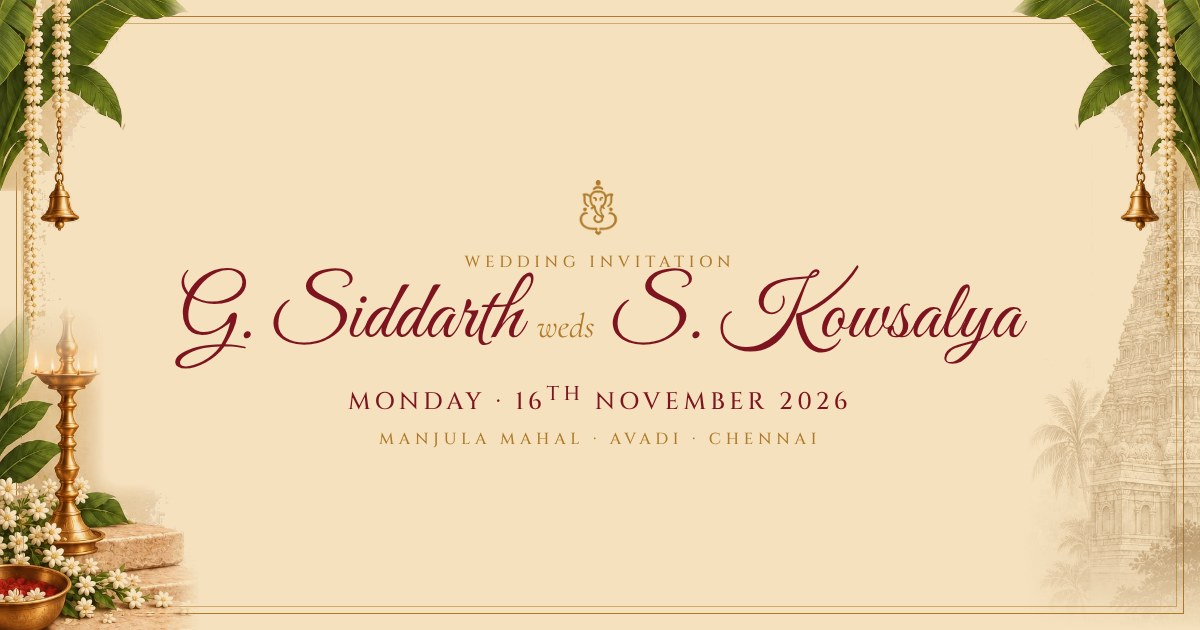
#> input picture og.jpg, 1200 x 630 px
$ python extract_assets.py ../og.jpg ../og.jpg
#> lines starting #> are read from the running program, lines starting #| are printed output that depends on the picture
from PIL import Image, ImageFilter
import numpy as np, sys
SRC, OUT = sys.argv[1], sys.argv[2]
a = np.asarray(Image.open(SRC).convert('RGB')).astype(float)
for x0, x1 in [(33, 36), (170, 175), (849, 854), (988, 992)]:   # remove thin gold frame lines
    L, R = a[:, x0-3], a[:, x1+3]
    for i, x in enumerate(range(x0, x1+1)):
        t = (i+1)/(x1-x0+2)
        line = a[:, x].mean(1) < a[:, x0-3].mean(1) - 10
        a[line, x] = (L*(1-t) + R*t)[line]
CREAM = np.array([245, 225, 190.])

def soft(mask, r=10):
#> called with r = 5
    im = Image.fromarray((mask*255).astype(np.uint8)).filter(ImageFilter.GaussianBlur(r))
    return np.asarray(im).astype(float)/255

def cut(rgb, keep, lo=14, hi=40):
    d = np.abs(rgb - CREAM).max(2)
    al = np.clip((d-lo)/(hi-lo), 0, 1) * keep
    fg = CREAM + (rgb-CREAM)/np.maximum(np.clip((d-lo)/(hi-lo), 0, 1), 1e-3)[..., None]
    return np.dstack([np.clip(fg, 0, 255), al*255]).astype(np.uint8)

def edge_fade(h, w, top=0, bottom=0, left=0, right=0):
#> called with h = 620, w = 335, top = 0, bottom = 60, left = 0, right = 45
    yy, xx = np.mgrid[0:h, 0:w].astype(float)
    f = np.ones((h, w))
    if top: f *= np.clip(yy/top, 0, 1)
    if bottom: f *= np.clip((h-1-yy)/bottom, 0, 1)
    if left: f *= np.clip(xx/left, 0, 1)
    if right: f *= np.clip((w-1-xx)/right, 0, 1)
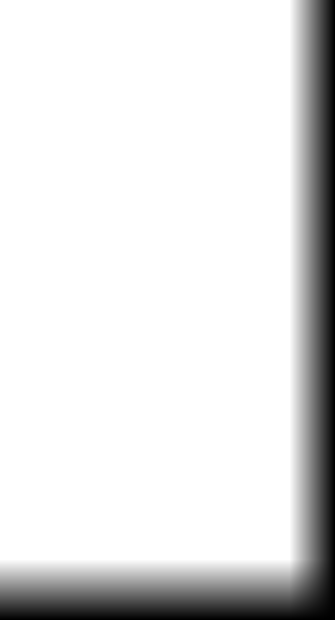
#> f: shape (620, 335) float64; min 0, max 1, mean 0.886
    return f

def save(arr, name, scale=1):
    im = Image.fromarray(arr, 'RGBA')
    if scale != 1: im = im.resize((int(im.width*scale), int(im.height*scale)), Image.LANCZOS)
    im.save(f'{OUT}/{name}.png', optimize=True)

# garland + bell
h, w = 620, 335
yy, xx = np.mgrid[0:h, 0:w]
erase = ((xx > 220) & (yy > 112)) | ((xx > 148) & (yy > 228)) | ((xx < 37) & (yy > 335))
keep = soft(1-erase, 5) * (1 - erase) * edge_fade(h, w, bottom=60, right=45)
save(cut(a[0:h, 0:w], keep, lo=np.where(yy > 300, 42, 26), hi=np.where(yy > 300, 62, 48)), 'garland')
#> in cut, `al = np.clip((d-lo)/(hi-lo), 0, 1) * keep`:
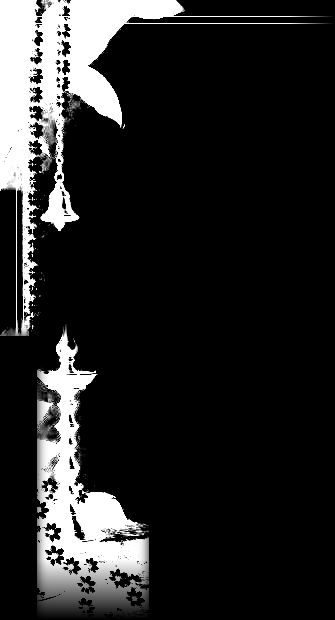
#> al: shape (620, 335) float64; min 0, max 1, mean 0.147
#> in cut, `fg = CREAM + (rgb-CREAM)/np.maximum(np.clip((d-lo)/(hi-lo), 0, 1), 1e-..`:
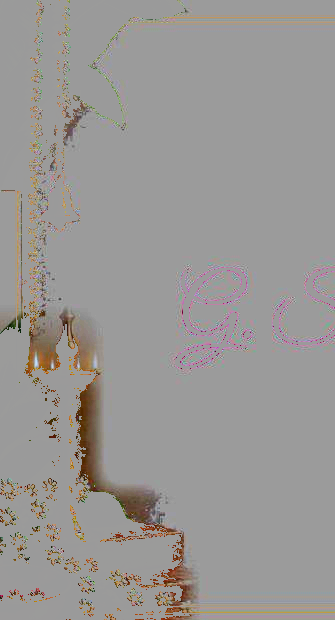
#> fg: shape (620, 335, 3) float64; mean of channels 0, 1, 2 -120.7, -857.3, -1435.1; drawn with min black and max white

# lamp + flowers + steps
h, w = 536, 330
yy, xx = np.mgrid[0:h, 0:w]
erase = (xx > 166) & (yy < 300)
keep = np.clip(soft(1-erase, 16)*1.6-0.6, 0, 1) * edge_fade(h, w, top=150, right=60)
#> call 2 of edge_fade, with h = 536, w = 330, top = 150, bottom = 0, left = 0, right = 60
#> in edge_fade (call 2), `yy, xx = np.mgrid[0:h, 0:w].astype(float)`:
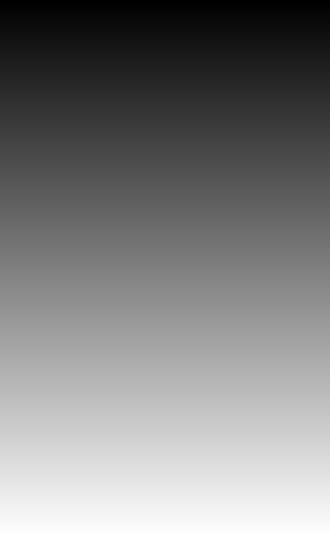
#> yy: shape (536, 330) float64; min 0, max 535, mean 267.5; drawn with min black and max white
#> in edge_fade (call 2), `yy, xx = np.mgrid[0:h, 0:w].astype(float)`:
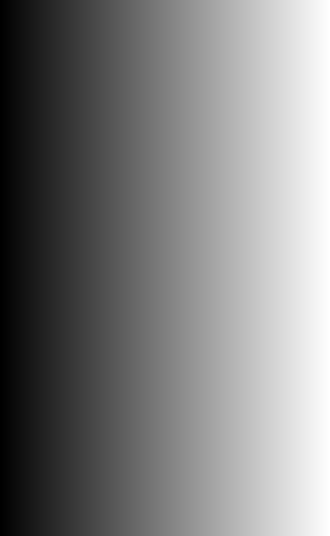
#> xx: shape (536, 330) float64; min 0, max 329, mean 164.5; drawn with min black and max white
#> in edge_fade (call 2), `if right: f *= np.clip((w-1-xx)/right, 0, 1)`:
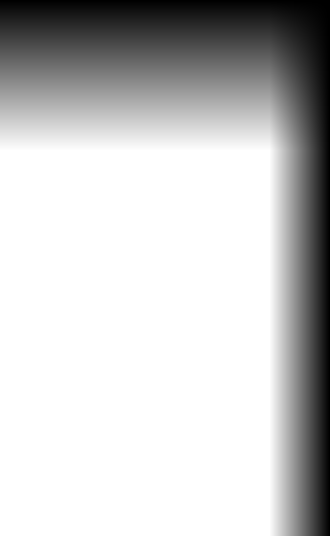
#> f: shape (536, 330) float64; min 0, max 1, mean 0.78
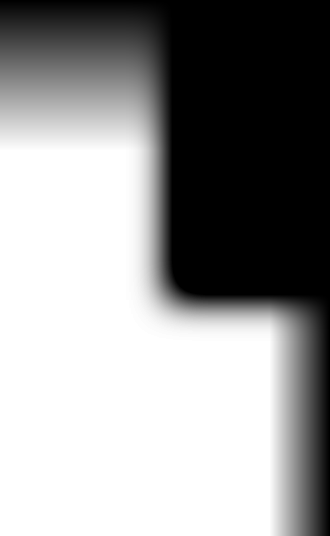
#> keep: shape (536, 330) float64; min 0, max 1, mean 0.592
save(cut(a[1000:1536, 0:330], keep, lo=24, hi=46), 'lamp')
#> (the run stopped early here; a loop or call above may not have finished)
